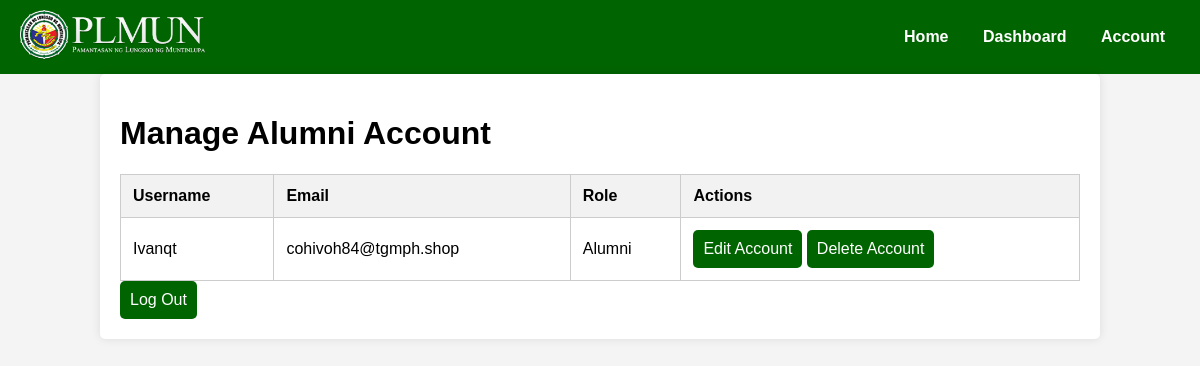
/Alumni_Account_Management.php (signed in), run on the app's committed database.
### tables this page shows
CREATE TABLE `users` (
  `id` int(11) NOT NULL,
  `username` varchar(50) NOT NULL,
  `email` varchar(100) NOT NULL,
  `password` varchar(255) NOT NULL,
  `role` enum('registrar','alumni') NOT NULL
);

### Alumni_Account_Management.php (the view, shortened to what this page needs)
<?php
$host = 'localhost';
$db = 'Alumni_Database';
$user = 'root';
$pass = '12345';
try {
    $pdo = new PDO("mysql:host=$host;dbname=$db", $user, $pass);
    $pdo->setAttribute(PDO::ATTR_ERRMODE, PDO::ERRMODE_EXCEPTION);
} catch (PDOException $e) {
    die("Connection failed: " . $e->getMessage());
}
$stmt = $pdo->prepare("SELECT username, email, role FROM users WHERE username = :username AND role = 'alumni'");
$stmt->execute(['username' => $_SESSION['username']]);
$user = $stmt->fetch(PDO::FETCH_ASSOC);
?>
<!DOCTYPE html>
<html lang="en">
<head>
</head>
<body>
    <nav>
        <div class="logo">
            <img src="images/plmun-logo.png" alt="School Logo">
        </div>
        <div>
            <a href="alumni_landing.php">Home</a>
            <a href="alumni_dashboard.php">Dashboard</a>
            <a href="Alumni_Account_Management.php">Account</a>
        </div>
    </nav>
    <div class="container">
        <h1>Manage Alumni Account</h1>
        <?php if ($user): ?>
            <table>
                <tr>
                    <th>Username</th>
                    <th>Email</th>
                    <th>Role</th>
                    <th>Actions</th>
                </tr>
                <tr>
                    <td><?= htmlspecialchars($user['username']); ?></td>
                    <td><?= htmlspecialchars($user['email']); ?></td>
                    <td><?= htmlspecialchars($user['role'] == 'alumni' ? 'Alumni' : 'Registrar/Admin'); ?></td>
                    <td>
                        <form action="edit_account.php" method="get" style="display:inline;">
                            <button type="submit">Edit Account</button>
                        </form>
                        <form action="delete_account.php" method="post" style="display:inline;">
                            <button type="submit" onclick="return confirm('Are you sure you want to delete this account?');">Delete Account</button>
                        </form>
                    </td>
                </tr>
            </table>
        <?php else: ?>
            <p>No account found. Please log in.</p>
        <?php endif; ?>
        <form action="" method="post">
            <button type="submit" name="logout">Log Out</button>
        </form>
    </div>
</body>
</html>

### Alumni_Account_Management.php (style rules this page uses)
body { font-family: Arial, sans-serif; margin: 0; padding: 0; background-color: #f4f4f4; }
nav { display: flex; align-items: center; justify-content: space-between; background-color: #006400; padding: 10px 20px; }
nav img { max-height: 50px; }
nav a { color: white; text-decoration: none; margin: 0 15px; font-weight: bold; }
.container { width: 80%; margin: auto; padding: 20px; background-color: white; border-radius: 5px; box-shadow: 0 0 10px rgba(0,0,0,0.1); }
table { width: 100%; border-collapse: collapse; margin-top: 20px; }
th, td { padding: 12px; border: 1px solid #ccc; text-align: left; }
th { background-color: #f2f2f2; }
button { padding: 10px; background-color: #006400; color: white; border: none; border-radius: 5px; font-size: 16px; cursor: pointer; }

### data on the page
users: username "Ivanqt", email "cohivoh84@tgmph.shop", role "Alumni"
